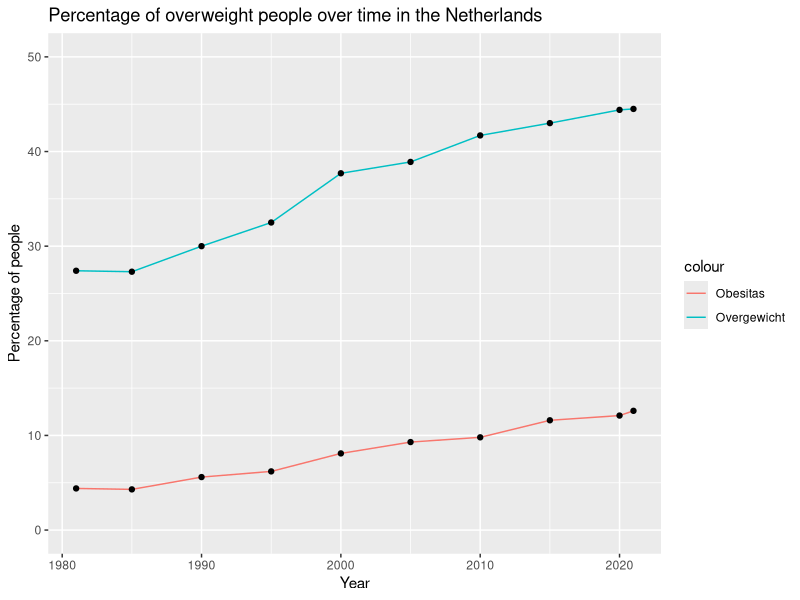
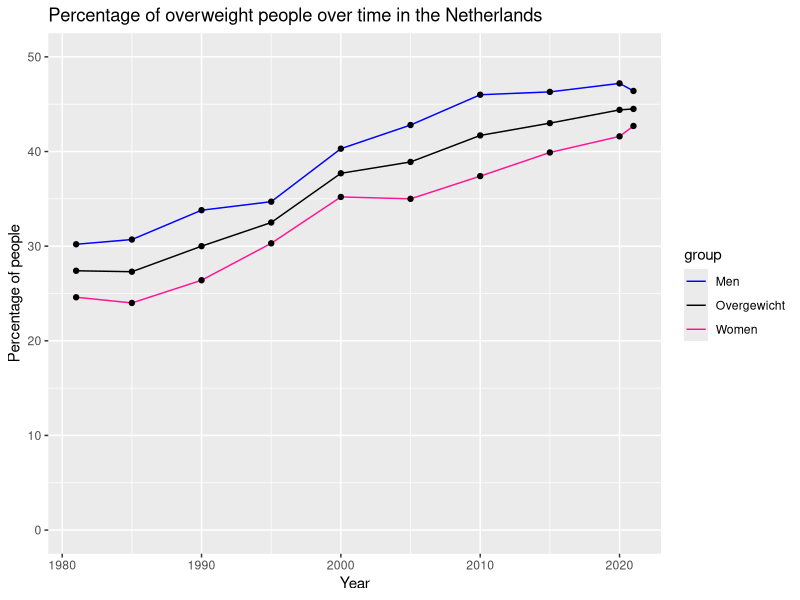

The R script that drew these images, in order:
## ---- chunk 1
install.packages("tidyverse")
install.packages("yaml")
install.packages("rmarkdown")
install.packages()
## ---- chunk 2
require(tidyverse)
require(rmarkdown)
require(yaml)
library(readxl)
## ---- chunk 3
gewicht_regios <- read_xlsx("data/Gezondheidsmonitor__regio__2024_04062026_114221.xlsx")
saveRDS(gewicht_regios, "data/gewicht_regios.rds")

overgewicht_over_tijd <- read_xlsx("data/Lengte__onder__en_overgewicht_vanaf_1981_04062026_120636.xlsx")
saveRDS(overgewicht_over_tijd, "data/overgewicht_over_tijd.rds")

inkomen_dataset <- read_xlsx("data/Inkomens_Huishouden.xlsx")
saveRDS(inkomen_dataset, "data/inkomen_dataset.rds")

opleiding_dataset <- read_xlsx("data/Onderwijs_per_provincie.xlsx")
saveRDS(opleiding_dataset, "data/opleiding_dataset.rds")


## ---- chunk 4



## ---- chunk 5
overgewicht_1981 = overgewicht_over_tijd[1,5]
overgewicht_2021 = overgewicht_over_tijd[10,5]

## ---- chunk 6
time_all_ages <- overgewicht_over_tijd[[4]][1:10]
perc_overgewicht <- overgewicht_over_tijd[[5]][1:10]
perc_obesitas <- overgewicht_over_tijd[[7]][1:10]
perc_men <- overgewicht_over_tijd[[5]][40:49]
perc_women <- overgewicht_over_tijd[[5]][79:88]
## ---- chunk 7
opleiding_provincie <- opleiding_dataset[c(1, 6:17),]

hoogopgeleide_provincie <- data.frame(Regio = opleiding_provincie[[4]],
                          Percentage_hoogopgeleide = opleiding_provincie[[9]] + opleiding_provincie[[10]])

middelopgeleide_provincie <- data.frame(Regio = opleiding_provincie[[4]],
                            Percentage_middelopgeleide = opleiding_provincie[[8]])


laagopgeleide_provincie <- data.frame(Regio = opleiding_provincie[[4]],
                          Percentage_laagopgeleide = opleiding_provincie[[6]] + opleiding_provincie[[7]])

## ---- chunk 8
inkomen_provincie <- inkomen_dataset[1:13,]
gemiddeld_inkomen <- data.frame(Regio = inkomen_provincie[[4]],
                                "Gemiddeld_inkomen(x 1000)" = inkomen_provincie[[6]])
## ---- chunk 9
data_regios <- gewicht_regios[grepl("\\(GG\\)", gewicht_regios[[3]] ), 3:12]
## ---- chunk 10

data_analysis <- function(regio1 = 0, data1 = 0, regio2 = 0, data2 = 0, regio3 = 0, data3 = 0, regio4 = 0, data4 = 0, regio5 = 0,  data5 = 0){
  totaal_provincie <- regio1 + regio2 + regio3 + regio4
  data_provincie <- ((regio1 / totaal_provincie) * data1) + ((regio2 / totaal_provincie) * data2) + ((regio3 / totaal_provincie) * data3) + ((regio4 / totaal_provincie) * data4)  
  
  return(data_provincie)
  
}

## ---- chunk 11
groningen <- 601286

friesland <- 665208

drenthe <- 508109

ijsselland <- 555879
twente <- 646496

flevoland <- 462816

noord_oost_gelderland <- 851876
gelderland_midden <- 731773
gelderland_zuid <- 589699

utrecht <- 1415104

hollands_noorden <- 687079
zaanstreek <- 354021
kennemerland <- 570752
amsterdam <- 1151282
gooi <- 246252

haaglanden <- 1176111
hollands_midden <- 854306
rotterdam <- 1376801
zuid_holland_zuid <- 475490

zeeland <- 394538

west_brabant <-734825
hart_brabant <- 1122960
brabant_zuidoost <- 819169

limburg_noord <- 537019
limburg_zuid <- 601355

nederland <- groningen + friesland + drenthe + ijsselland + twente +flevoland + noord_oost_gelderland + gelderland_midden + gelderland_zuid + utrecht + hollands_noorden + zaanstreek + kennemerland +amsterdam + gooi + haaglanden + hollands_midden + rotterdam + zuid_holland_zuid + zeeland + west_brabant + hart_brabant + brabant_zuidoost + limburg_noord + limburg_zuid
## ---- chunk 12
gezondheids_data_provincies <- rbind(Nederland = data_nederland <- data_analysis(nederland, gewicht_regios[1, 4:12]),
                              Groningen = data_groningen <- data_analysis(groningen, data_regios[1, 2:10]),

                              Friesland = data_friesland <- data_analysis(friesland, data_regios[24, 2:10]),

                              Drenthe = data_drenthe <- data_analysis(drenthe , data_regios[2, 2:10]),

                              Overrijsel = data_overrijsel <- data_analysis(ijsselland, data_regios[3,2:10], twente, data_regios[4,2:10]),

                              Flevoland = data_flevoland <- data_analysis(flevoland , data_regios[8, 2:10]),
      
                              Gelderland = data_gelderland <- data_analysis(noord_oost_gelderland, data_regios[5, 2:10], gelderland_midden, data_regios[6, 2:10], gelderland_zuid, data_regios[7, 2:10]),
                              
                              Utrecht = data_utrecht <- data_analysis(utrecht, data_regios[9, 2:10]),
                              
                              Noord_Holland = data_noord_holland <- data_analysis(hollands_noorden , data_regios[10, 2:10], zaanstreek, data_regios[25, 2:10], kennemerland, data_regios[11, 2:10], amsterdam, data_regios[12, 2:10], gooi, data_regios[13, 2:10]),

                              Zuid_Holland = data_zuid_holland <- data_analysis(haaglanden, data_regios[23, 2:10], hollands_midden, data_regios[14, 2:10], rotterdam, data_regios[15, 2:10], zuid_holland_zuid, data_regios[16, 2:10]),

                              Zeeland = data_zeeland <- data_analysis(zeeland , data_regios[17, 2:10]),

                              Brabant = data_brabant <- data_analysis(west_brabant, data_regios[18, 2:10], hart_brabant, data_regios[19, 2:10], brabant_zuidoost, data_regios[20, 2:10]),

                              Limburg = data_limburg <- data_analysis(limburg_noord, data_regios[21, 2:10], limburg_zuid, data_regios[22, 2:10]))

gezondheids_data_provincies <- as.data.frame(gezondheids_data_provincies)
## ---- chunk 13
Overgewicht_provincies <- gezondheids_data_provincies[c(3, 4)]
## ---- chunk 14
proc_ver_overgewicht = ((overgewicht_2021 - overgewicht_1981) / overgewicht_1981) * 100
## ---- chunk 15

## ---- chunk 16
ggplot() +
  geom_line(aes(x = time_all_ages,
                y = perc_overgewicht,
                color = "Overgewicht")) +
  geom_line(aes(x = time_all_ages,
                y = perc_obesitas,
                color = "Obesitas")) +
    geom_point(aes(x = time_all_ages,
                 y = perc_overgewicht)) +
  geom_point(aes(x = time_all_ages,
                 y = perc_obesitas)) +
  ylim(0,50) +
  labs(title = "Percentage of overweight people over time in the Netherlands",
       x = "Year",
       y = "Percentage of people")

## ---- chunk 17

## ---- chunk 18

ggplot() +
  geom_line(aes(x = time_all_ages,
                y = perc_overgewicht,
                color = "Overgewicht")) +
  geom_line(aes(x = time_all_ages,
                y = perc_men,
                color = "Men")) +
  geom_line(aes(x = time_all_ages,
                y = perc_women,
                color = "Women")) +
  geom_point(aes(x = time_all_ages,
                y = perc_overgewicht)) +
  geom_point(aes(x = time_all_ages,
                 y = perc_men)) +
  geom_point(aes(x= time_all_ages,
              y = perc_women))  +
  scale_color_manual( values = c("Overgewicht" = "black",
                                 "Men" = "blue",
                                 "Women" = "deeppink")) +
  ylim(0,50) +
  labs(title = "Percentage of overweight people over time in the Netherlands",
       x = "Year",
       y = "Percentage of people",
       color = "group")

## ---- chunk 19
